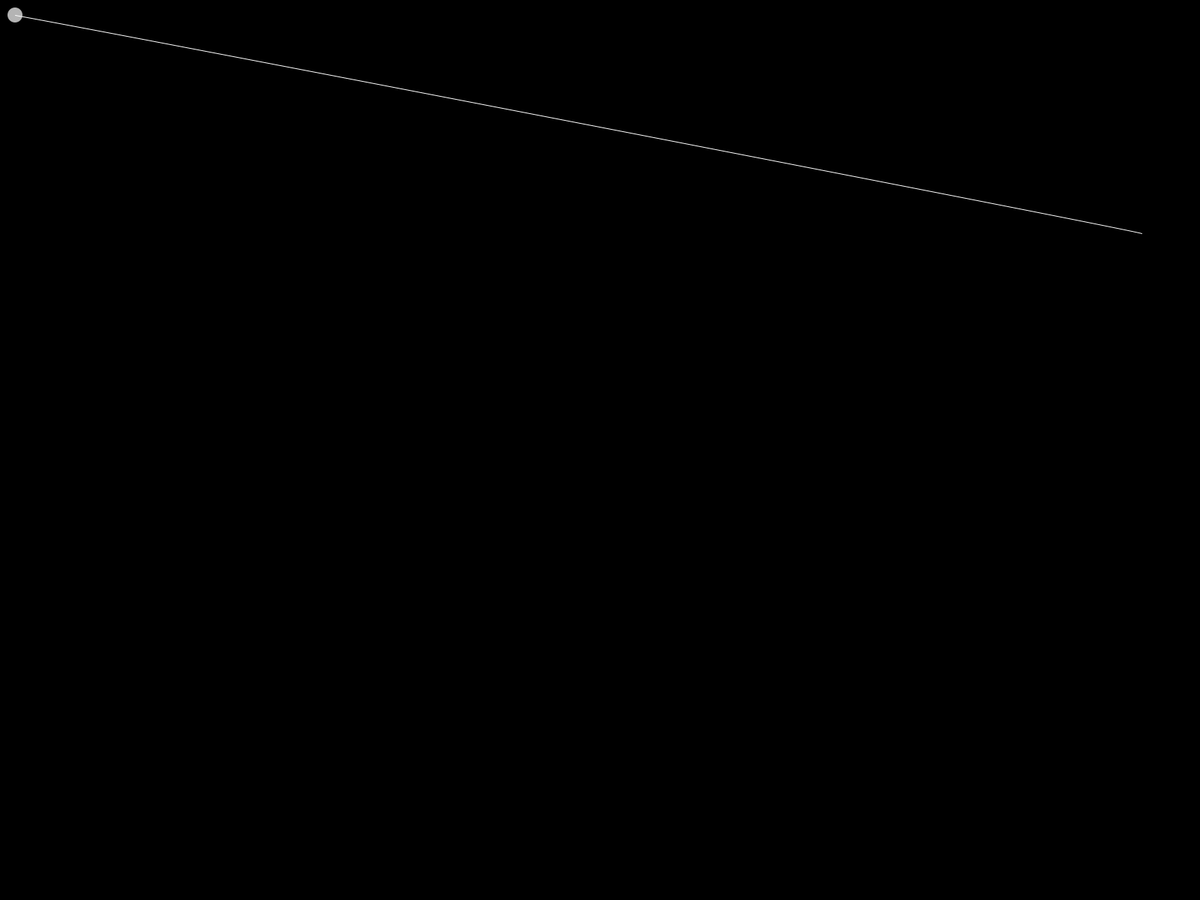
Frame 1 (no input)
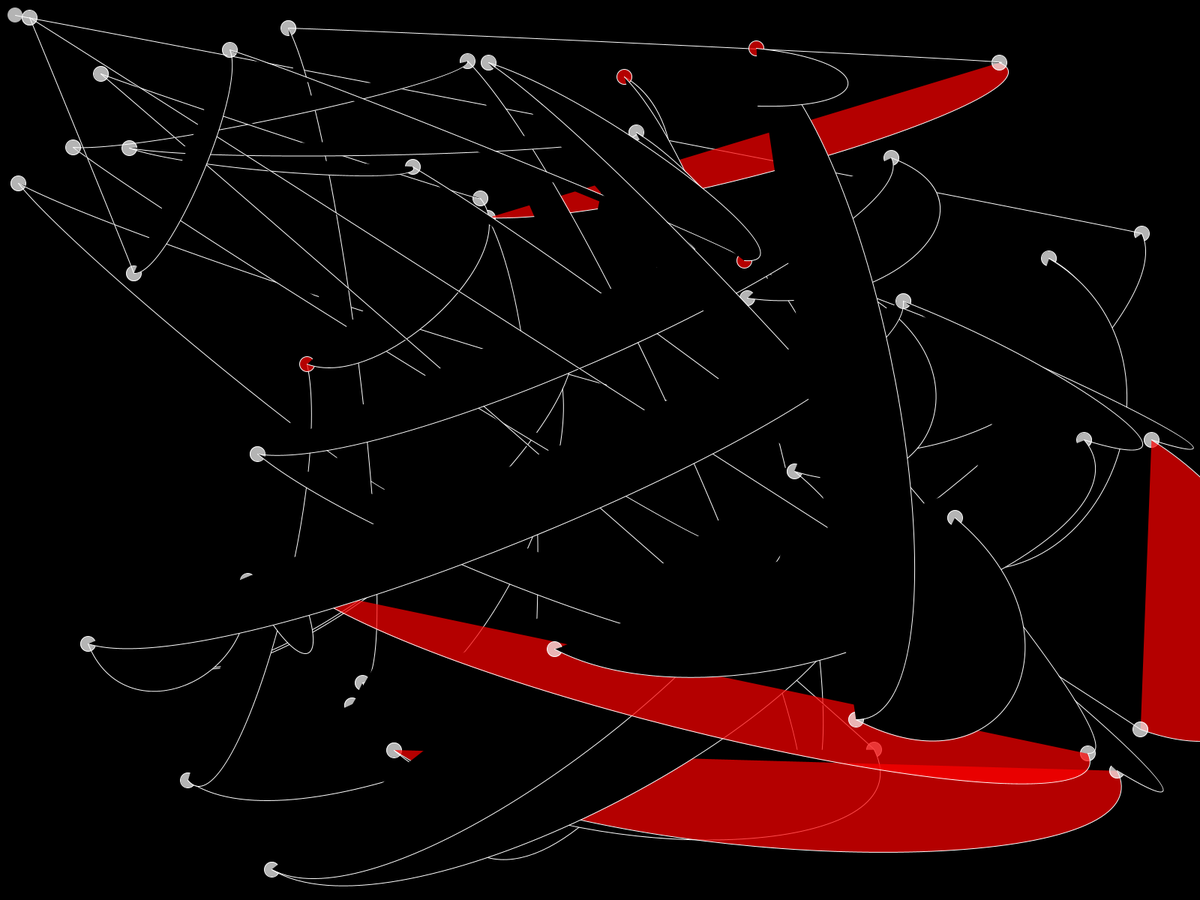
Frame 60 (the mouse pressed at the canvas centre just before this capture)
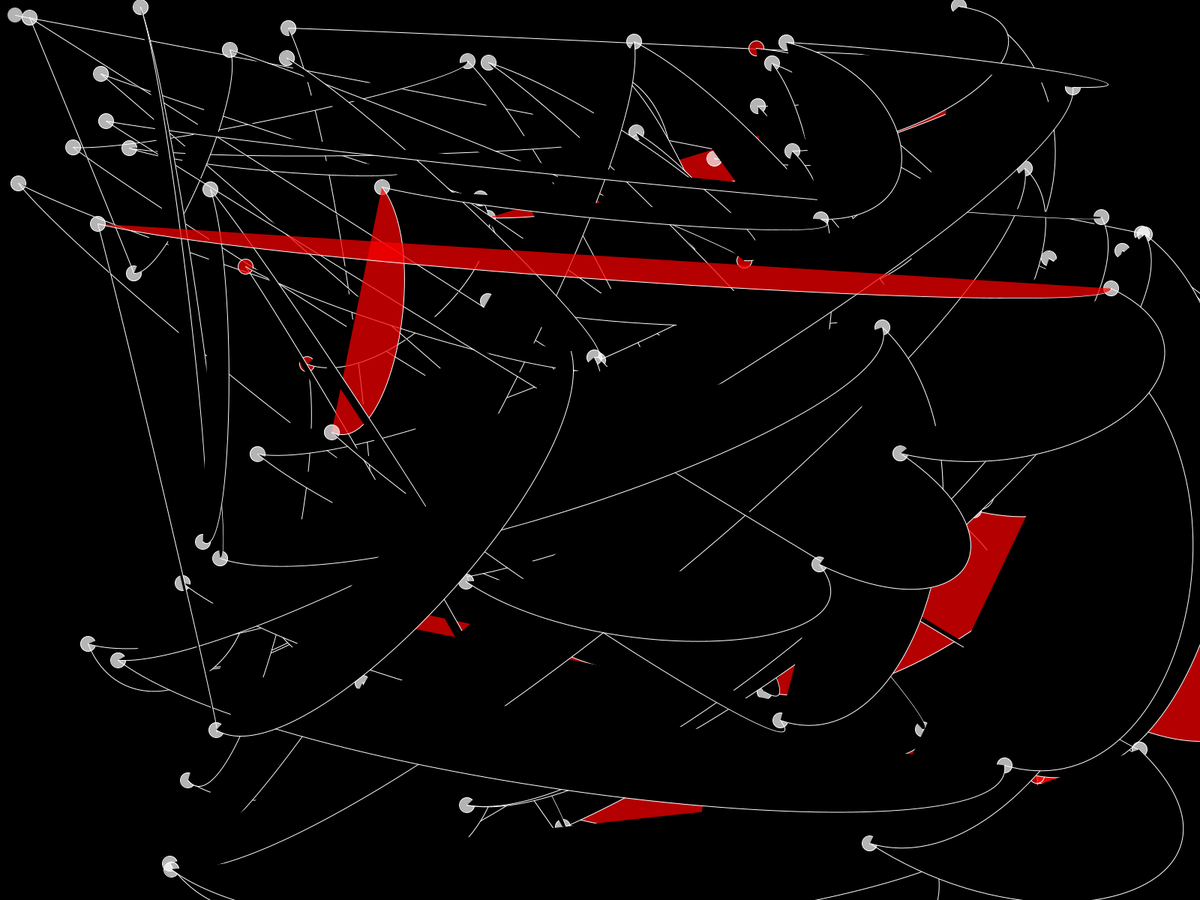
Frame 120 (the mouse held since frame 60 and released just before this capture)

The Processing sketch that drew these frames (run headless with seeded random() and noise(); from frame 60 on, the mouse is pressed at the canvas centre):

// Processing sketch: linegrowth
// ── linegrowth.pde
void setup()
{
  fullScreen(2);
  noStroke();
  background(0);
}

float y1 = 20;
float x1 = 20;
float y2;
float x2;
float redind = 0;

void draw()
{
  redind = round(random(20));
  y2 = y1;
  x2 = x1;
  if (redind == 15)
  {
    fill(255, 0, 0, 180);
    println("red button");
  }
  else fill(255, 255, 255, 180);
  ellipse(x1, y1, 20, 20);
  y1 = random(height);
  x1 = random(width);
  smooth();
  //fill(0,0,0);
  if (redind == 10)
  {
    fill(255, 0, 0, 180);
    println("red fill");
  }
  else fill(0,0,0);
  stroke(255,255,255);
  //line(y1,x1,y2,x2);
  curve(40, 40, x1, y1, x2, y2, 40, 40);
  //curve(cpx1, cpy1, x1, y1, x2, y2, cpx2, cpy2);
}

void keyReleased() {
}
